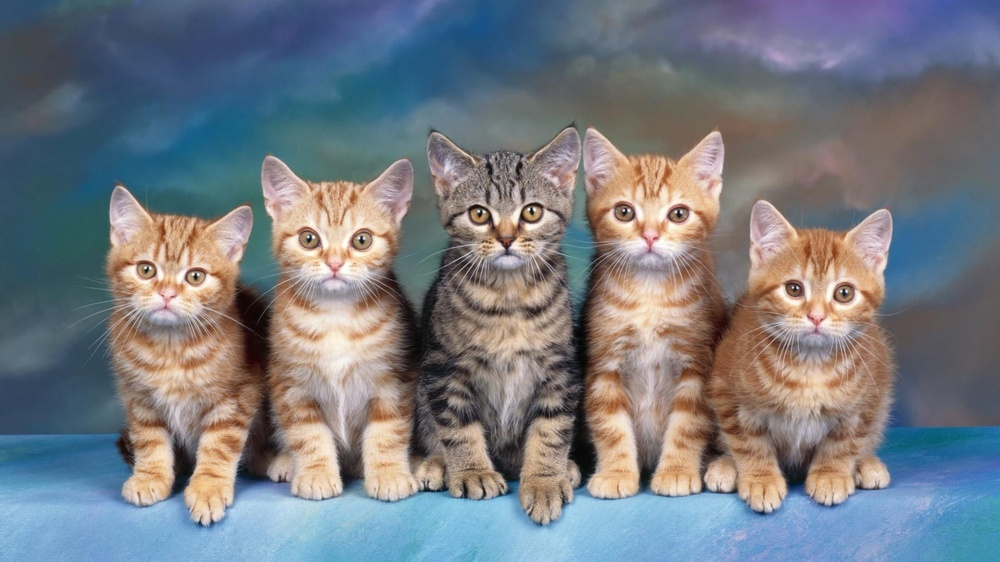
#> input picture samples/catfamily.jpg, 1000 x 562 px, shrunk from 1920 x 1080 before the run, found by its file name
$ python template_matching.py
#> lines starting #> are read from the running program, lines starting #| are printed output that depends on the picture; after the words box and inside, x2 and y2 are one past the last pixel; in counts of white or black regions, pixels touching at a corner belong together
import cv2 as cv
import numpy as np

image = cv.imread('catfamily.jpg')
#> image is the input picture: shape (562, 1000, 3); mean B, G, R 130.2, 123.2, 118.3
gray = cv.cvtColor(image,cv.COLOR_BGR2GRAY)
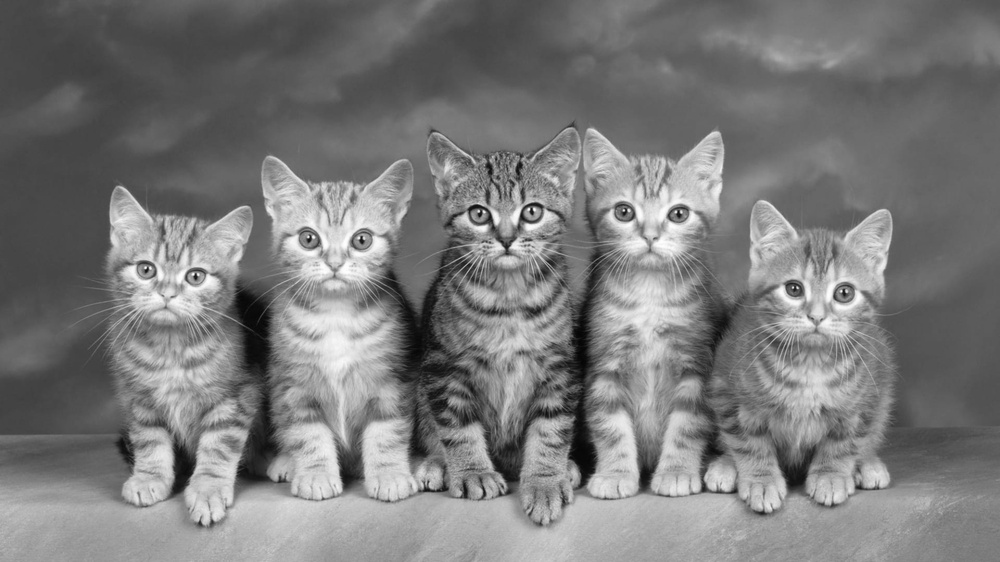
#> gray: shape (562, 1000); min 4, max 254, mean 122.6
# cv2.imread(path, flag)
# Parameters:
# path: A string representing the path of the image to be read.
# flag: It specifies the way in which image should be read. It’s default value is cv2.IMREAD_COLOR
""" All three types of flags are described below:

    1- cv2.IMREAD_COLOR: It specifies to load a color image. Any transparency of
       image will be neglected. It is the default flag. Alternatively, we can pass
       integer value 1 for this flag.
    2- cv2.IMREAD_GRAYSCALE: It specifies to load an image in grayscale mode.
       Alternatively, we can pass integer value 0 for this flag.
    3- cv2.IMREAD_UNCHANGED: It specifies to load an image as such including
       alpha channel. Alternatively, we can pass integer value -1 for this flag.
    """
temp = cv.imread('cat.jpg',0)
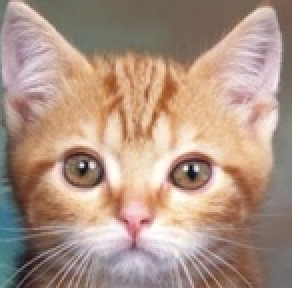
#> input picture samples/cat.jpg, 146 x 144 px, shrunk from 281 x 276 before the run, found by its file name (shown 2 times larger)
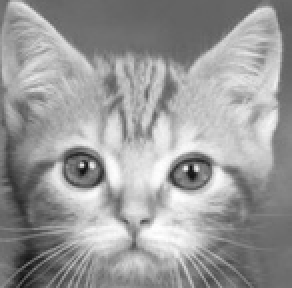
#> temp: shape (144, 146) (shown 2 times larger); min 16, max 255, mean 154
width, hight = temp.shape[::-1]
#> width = 146; hight = 144

result =cv.matchTemplate(gray,temp, cv.TM_CCOEFF_NORMED)
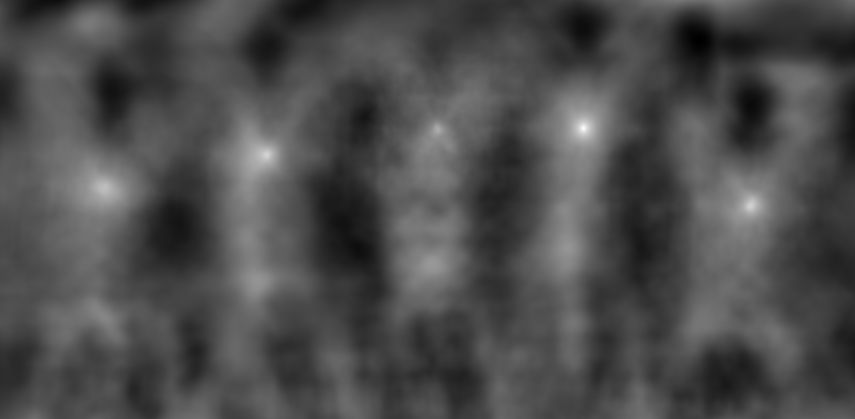
#> result: shape (419, 855) float32; min -0.456, max 0.995, mean -0.019; drawn with min black and max white
threshold = 0.7

location = np.where(result >= threshold)
#> location = 145 positions, rows 122 to 207, columns 264 to 752

for point in zip(*location[::-1]):
    cv.rectangle(image, point,(point[0]+width,point[1]+hight),(255,0,255),2)
#> this loop made 145 passes
#> point on passes 1 to 12: (582, 122), (583, 122), (584, 122), (580, 123), (581, 123), (582, 123), (583, 123), (584, 123), (585, 123), (586, 123), (579, 124), (580, 124)
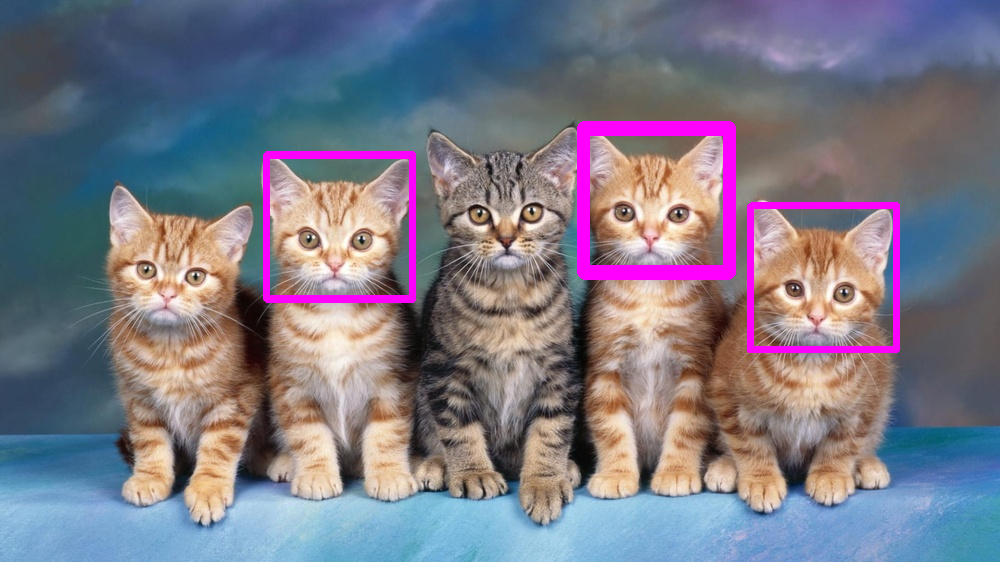
#> image: shape (562, 1000, 3); 2.93% of pixels changed, all inside (x1, y1, x2, y2) = (263, 121, 900, 353)

cv.imshow('image', image)
cv.waitKey(0)
cv.destroyAllWindows()
